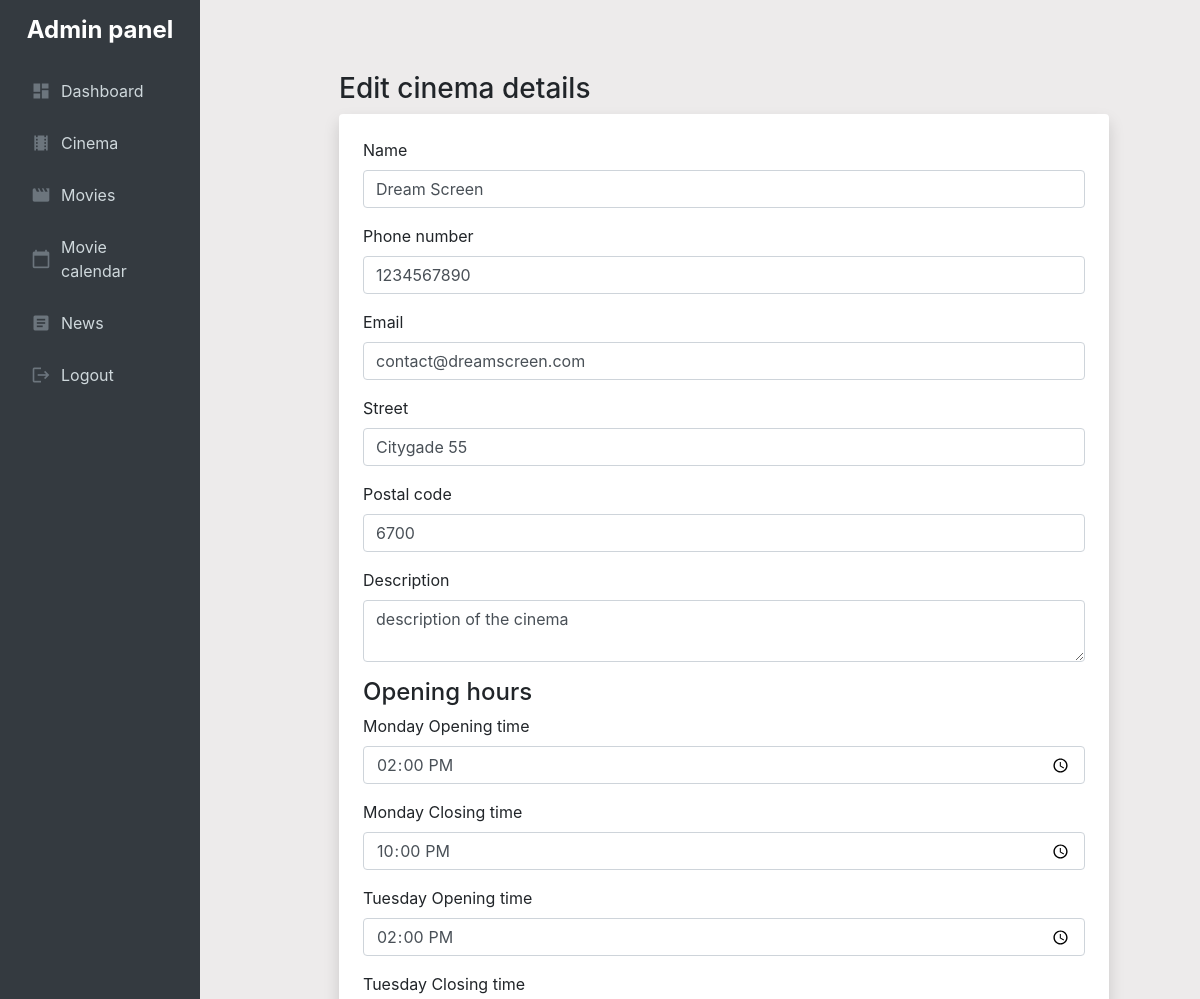
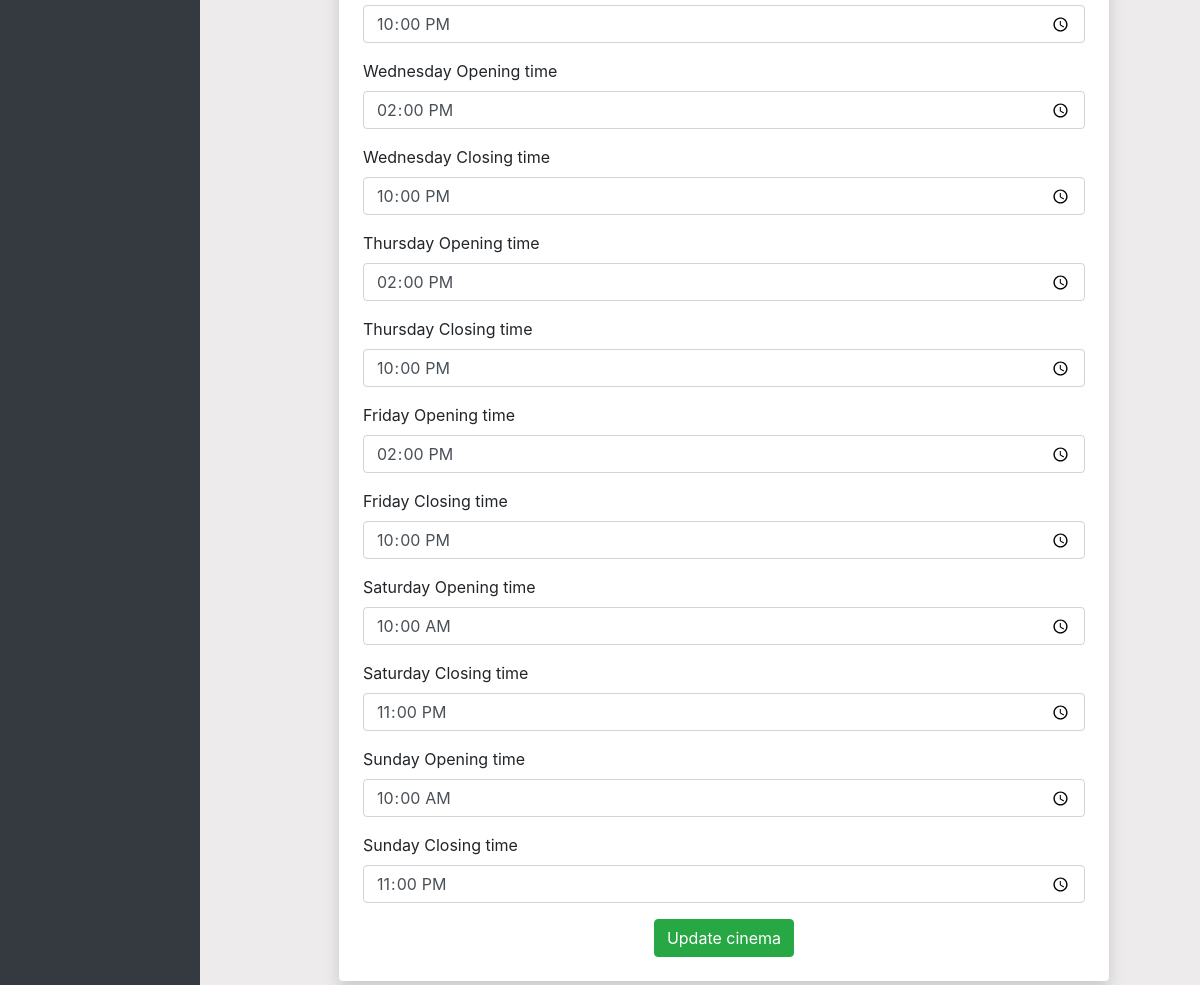
The app's page /admin/cinema/views/edit_cinema.php?cinemaID=1 with its own data (2 pictures, top to bottom).
### tables this page shows
CREATE TABLE Cinema (
    cinemaID INT AUTO_INCREMENT PRIMARY KEY,
    name VARCHAR(100) NOT NULL,
    phoneNumber VARCHAR(15),
    email VARCHAR(100),
    street VARCHAR(100),
    postalCode VARCHAR(4),
    description TEXT,
    FOREIGN KEY (postalCode) REFERENCES PostalCode(postalCode)
);

CREATE TABLE OpeningHours (
    openingHoursID INT AUTO_INCREMENT PRIMARY KEY,
    dayOfWeek VARCHAR(10) NOT NULL, 
    openingTime TIME,
    closingTime TIME,
    cinemaID INT,
    FOREIGN KEY (cinemaID) REFERENCES Cinema(cinemaID)
);

### admin/cinema/actions/edit_cinema_logic.php (called while the page is built, shortened)
<?php
require_once "../../../includes/connection.php";
$cinemaID = $_GET['cinemaID'] ?? null;
try {
    $query = $db->prepare("SELECT * FROM Cinema WHERE cinemaID = :cinemaID");
    $query->execute([':cinemaID' => $cinemaID]);
    $cinema = $query->fetch(PDO::FETCH_ASSOC);
    $hoursQuery = $db->prepare("
        SELECT *
        FROM OpeningHours
        WHERE cinemaID = :cinemaID
        ORDER BY FIELD(dayOfWeek, 'Monday', 'Tuesday', 'Wednesday', 'Thursday', 'Friday', 'Saturday', 'Sunday')
    ");
    $hoursQuery->execute([':cinemaID' => $cinemaID]);
    $openingHours = $hoursQuery->fetchAll(PDO::FETCH_ASSOC);
} catch (Exception $e) {
    error_log("Error: " . $e->getMessage());
    die("<div class='alert alert-danger'>An error occurred: " . htmlspecialchars($e->getMessage()) . "</div>");
}
?>

### admin/cinema/views/edit_cinema.php (the view, shortened to what this page needs)
<?php
require_once "../actions/edit_cinema_logic.php";
require_once "../../components/views/admin_navbar.php";
?>
<!DOCTYPE html>
<html lang="en">
<head>
    <link rel="stylesheet" href="https://maxcdn.bootstrapcdn.com/bootstrap/4.5.2/css/bootstrap.min.css">
    <link rel="stylesheet" href="../../admin_style/admin_style.css">
</head>
<body>
<div class="container my-4">
    <h3 class="mt-5">Edit cinema details</h3>
    <form method="post" action="edit_cinema.php?cinemaID=<?= htmlspecialchars($cinemaID); ?>" class="p-4 shadow rounded bg-white">
        <div class="form-group mb-3">
            <label for="name">Name</label>
            <input type="text" id="name" name="name" class="form-control" value="<?= htmlspecialchars($cinema['name']); ?>" required>
        </div>
        <div class="form-group mb-3">
            <label for="phoneNumber">Phone number</label>
            <input type="text" id="phoneNumber" name="phoneNumber" class="form-control" value="<?= htmlspecialchars($cinema['phoneNumber']); ?>" required>
        </div>
        <div class="form-group mb-3">
            <label for="email">Email</label>
            <input type="email" id="email" name="email" class="form-control" value="<?= htmlspecialchars($cinema['email']); ?>" required>
        </div>
        <div class="form-group mb-3">
            <label for="street">Street</label>
            <input type="text" id="street" name="street" class="form-control" value="<?= htmlspecialchars($cinema['street']); ?>" required>
        </div>
        <div class="form-group mb-3">
            <label for="postalCode">Postal code</label>
            <input type="text" id="postalCode" name="postalCode" class="form-control" value="<?= htmlspecialchars($cinema['postalCode']); ?>" required>
        </div>
        <div class="form-group mb-3">
            <label for="description">Description</label>
            <textarea id="description" name="description" class="form-control" required><?= htmlspecialchars($cinema['description']); ?></textarea>
        </div>
        <h4>Opening hours</h4>
        <?php foreach ($openingHours as $hours): ?>
            <div class="form-group mb-3">
                <label for="openingTime_<?= $hours['dayOfWeek']; ?>"><?= htmlspecialchars($hours['dayOfWeek']); ?> Opening time</label>
                <input type="time" id="openingTime_<?= $hours['dayOfWeek']; ?>" name="openingTime[<?= $hours['dayOfWeek']; ?>]" class="form-control" value="<?= htmlspecialchars($hours['openingTime']); ?>" required>
            </div>
            <div class="form-group mb-3">
                <label for="closingTime_<?= $hours['dayOfWeek']; ?>"><?= htmlspecialchars($hours['dayOfWeek']); ?> Closing time</label>
                <input type="time" id="closingTime_<?= $hours['dayOfWeek']; ?>" name="closingTime[<?= $hours['dayOfWeek']; ?>]" class="form-control" value="<?= htmlspecialchars($hours['closingTime']); ?>" required>
            </div>
        <?php endforeach; ?>
        <div class="text-center">
            <button type="submit" class="btn btn-success">Update cinema</button>
        </div>
    </form>
</div>
</body>
</html>

### admin/admin_style/admin_style.css (style rules this page uses)
body { margin: 0; display: flex; background-color: #edebeb; }
.container { max-width: 1200px; margin: 0 auto; }
form { max-width: 800px; margin: 0 auto; }
.btn-success { background-color: #28a745; border-color: #28a745; }
.container { max-width: 800px; margin: 0 auto; }
.shadow { box-shadow: 0 4px 6px rgba(0, 0, 0, 0.1); }

### records on screen
cinema: name "Dream Screen", phoneNumber "1234567890", email "contact@dreamscreen.com", street "Citygade 55", postalCode "6700", description "description of the cinema"
openinghours: dayOfWeek "Monday", openingTime "14:00:00", closingTime "22:00:00"
openinghours: dayOfWeek "Tuesday", openingTime "14:00:00", closingTime "22:00:00"
openinghours: dayOfWeek "Wednesday", openingTime "14:00:00", closingTime "22:00:00"
openinghours: dayOfWeek "Thursday", openingTime "14:00:00", closingTime "22:00:00"
openinghours: dayOfWeek "Friday", openingTime "14:00:00", closingTime "22:00:00"
openinghours: dayOfWeek "Saturday", openingTime "10:00:00", closingTime "23:00:00"
openinghours: dayOfWeek "Sunday", openingTime "10:00:00", closingTime "23:00:00"
